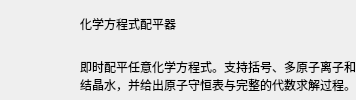
         <widget class="QFrame" name="hero">
          <property name="frameShape">
           <enum>QFrame::NoFrame</enum>
          </property>
          <layout class="QHBoxLayout" name="heroLayout">
           <property name="spacing">
            <number>16</number>
           </property>
           <property name="leftMargin">
            <number>0</number>
           </property>
           <property name="topMargin">
            <number>0</number>
           </property>
           <property name="rightMargin">
            <number>0</number>
           </property>
           <property name="bottomMargin">
            <number>0</number>
           </property>
           <item>
            <widget class="QLabel" name="heroIcon">
             <property name="minimumSize">
              <size>
               <width>64</width>
               <height>64</height>
              </size>
             </property>
             <property name="maximumSize">
              <size>
               <width>64</width>
               <height>64</height>
              </size>
             </property>
             <property name="text">
              <string />
             </property>
             <property name="alignment">
              <set>Qt::AlignCenter</set>
             </property>
            </widget>
           </item>
           <item>
            <layout class="QVBoxLayout" name="heroTextBox">
             <property name="spacing">
              <number>4</number>
             </property>
             <item>
              <widget class="QLabel" name="heroTitle">
               <property name="text">
                <string>化学方程式配平器</string>
               </property>
              </widget>
             </item>
             <item>
              <widget class="QLabel" name="heroSubtitle">
               <property name="text">
                <string>即时配平任意化学方程式。支持括号、多原子离子和结晶水，并给出原子守恒表与完整的代数求解过程。</string>
               </property>
               <property name="wordWrap">
                <bool>true</bool>
               </property>
              </widget>
             </item>
            </layout>
           </item>
          </layout>
         </widget>
